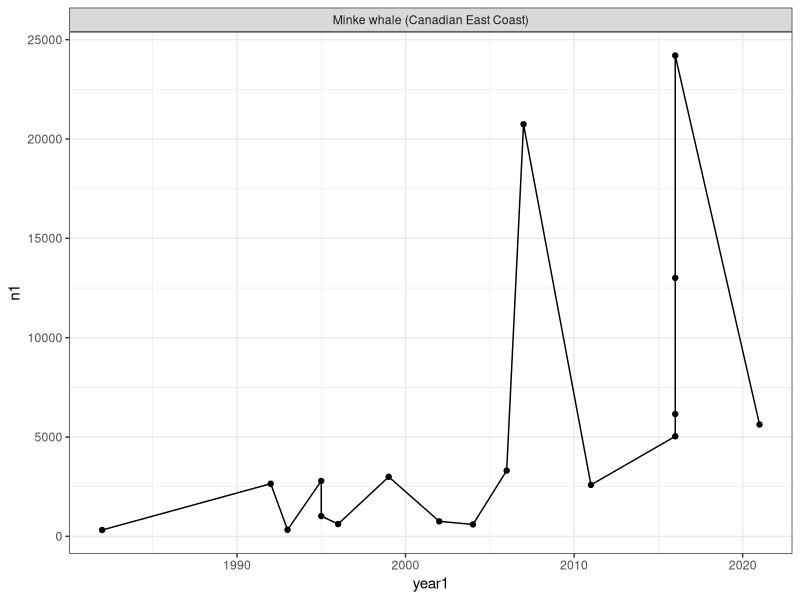

Write R code to recreate this figure.

# Clear workspace
rm(list = ls())

# Setup
################################################################################

# Packages
library(tidyverse)

# Directories
indir <- "data/sars/atlantic/tables"
outdir <- "data/sars/atlantic/processed"

# Species key
species_key <- readxl::read_excel("data/species_key.xlsx")

# Read data 
data_orig <- readxl::read_excel("data/sars/atlantic/sars/Atlantic_2023_AppendixIV.xlsx", na=c("unknown", "-", "na", "unk"))


# Format data
################################################################################

# Format data
data <- data_orig %>% 
  # Format species
  mutate(species=stringr::str_to_sentence(species)) %>% 
  # Extract year
  mutate(year1=substr(year, 1, 4) %>% as.numeric(),
         year2=substr(year, 6, 9) %>% as.numeric()) %>% 
  # Format N
  mutate(n=gsub(",", "", n) ) %>% 
  separate(n, sep="–", into=c("n1", "n2"), remove=F, convert = T) %>% 
  mutate(n1=as.numeric(n1)) %>% 
  # Format N CV
  separate(n_cv, sep="–", into=c("n_cv1", "n_cv2"), remove=F, convert = T) %>% 
  # Add stock
  mutate(stock=paste0(species, " (", area, ")")) %>% 
  # Arrange
  select(stock, species, area, 
         year, year1, year2, 
         n, n1, n2, 
         n_cv, n_cv1, n_cv2, 
         everything())

# Inspect
str(data)

# Plot
ggplot(data %>% filter(species=="Minke whale"), aes(x=year1, y=n1)) +
  facet_wrap(~stock, ncol=6, scales="free") +
  geom_line() +
  geom_point() +
  theme_bw()
